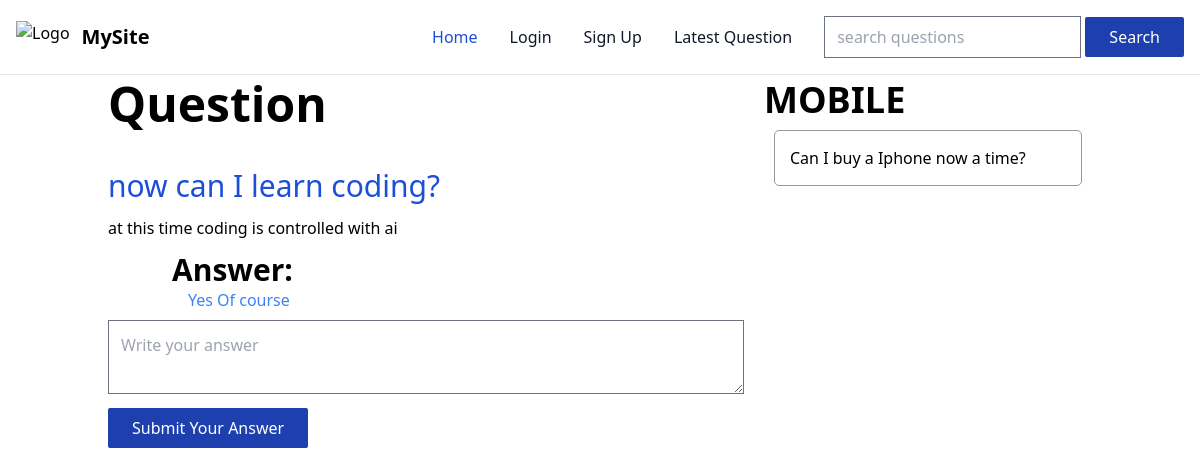
Screenshot of /Discuss/index.php?q-id=3 with the database file from the repository.
### tables this page shows
CREATE TABLE `questions` (
  `id` int NOT NULL,
  `title` varchar(30) DEFAULT NULL,
  `description` varchar(300) DEFAULT NULL,
  `category_id` varchar(10) DEFAULT NULL,
  `user_id` int DEFAULT NULL
);

CREATE TABLE `answer` (
  `id` int NOT NULL,
  `answer` varchar(1000) NOT NULL,
  `question_id` int DEFAULT NULL,
  `user_id` int DEFAULT NULL
);

CREATE TABLE `category` (
  `id` int NOT NULL,
  `name` varchar(40) NOT NULL
);

### Discuss/client/question-details.php (the view, shortened to what this page needs)
<div class="container mt-20">
    <div class="md:flex gap-5">
        <div class="md:flex-1">
            <h3 class="text-5xl font-bold mb-10">Question</h3>
            <?php
            include("./server/config.php");
            $id = $_GET['q-id'];
            $ques = $conn->prepare("select * from questions where id=$id");
            $ques->execute();
            $ques = $ques->fetch();
            $cat_id = $ques['category_id'];
            echo "<h3 class='text-3xl font-medium my-3 text-blue-700'>$ques[title]</h3>
            <p class='mb-3'>$ques[description]</p>
            ";
            ?>
            <?php
            include("answer.php")
            ?>
            <form action="./server/requests.php" method="post">
                <textarea class="p-3 my-2 w-full" name="answer" id="" placeholder="Write your answer" required></textarea><br>
                <button class="px-6 py-2 rounded-sm bg-blue-800 text-white" name="addans">Submit Your Answer</button>
            </form>
        </div>
        <div class="md:w-4/12">
            <ul class="question-list">
                <?php
                if (isset($_GET['q-id'])) {
                    $cat_name = $conn->prepare("select name from category where id=$cat_id");
                    $cat_name->execute();
                    $cat_name = $cat_name->fetch();
                    $cat_name = $cat_name['name'];
                    echo "<h3 class='text-2xl md:text-4xl font-bold uppercase'>$cat_name</h3>";
                    $ques = $conn->prepare("select * from questions where category_id=$cat_id and id!=$id");
                    $ques->execute();
                    $questions = $ques->fetchAll();
                    foreach ($questions as $question) {
                        $title = $question['title'];
                        $id = $question['id'];
                        echo "<li><a href='?q-id=$id'>$title</a></li>";
                    }
                }
                ?>
            </ul>
        </div>
    </div>
</div>

### Discuss/client/answer.php
<div class="pl-16">
    <h3 class="text-3xl font-bold">Answer:</h3>
    <?php
        $question_id = $_GET['q-id'];
        $ans = $conn->prepare("select * from answer where question_id=$question_id");
        $ans->execute();
        $ans = $ans->fetchAll();
        foreach($ans as $an){
            $an = $an['answer'];
            echo
            "<div>
                <p class='text-blue-500 ml-4'>$an</p>
            </div>";
        }
    ?>
</div>

### Discuss/public/style.css (style rules this page uses)
.container { margin: auto; padding: 0 20px; }
.question-list li { padding: 15px; border: 1px solid #999; border-radius: 5px; margin: 10px; }

### rows the page displays
questions: title "now can I learn coding?", description "at this time coding is controlled with ai"
answer: answer "Yes Of course"
category: name "MOBILE"
questions: title "Can I buy a Iphone now a time?"
